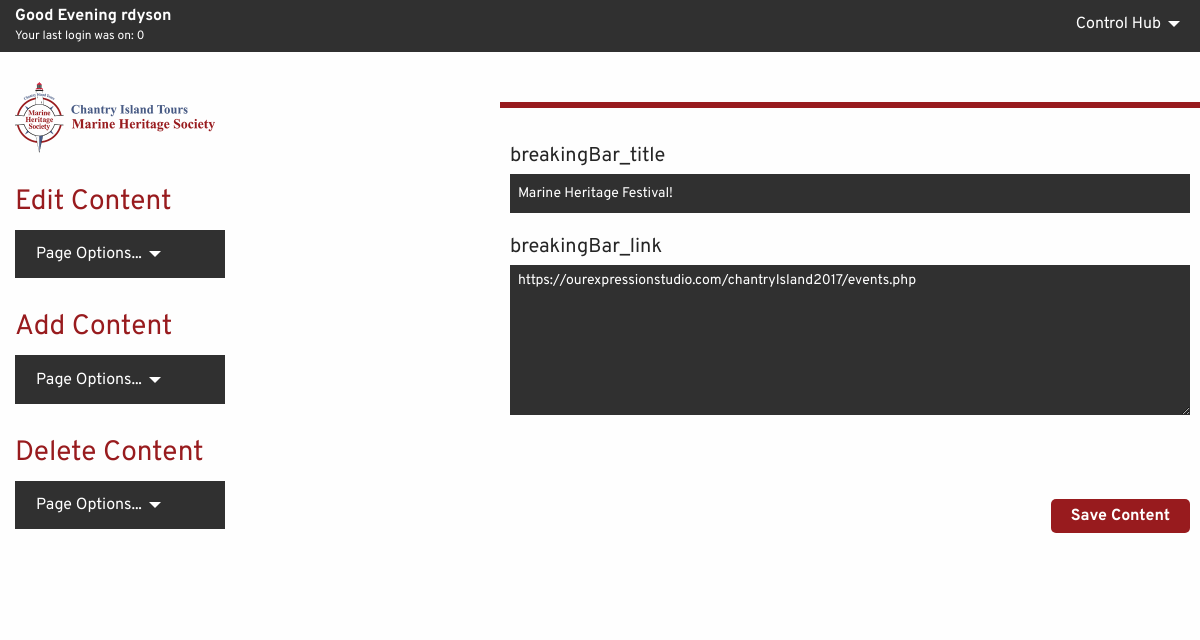
/admin/admin_index.php?tbl=tbl_breakingBar&col=breakingBar_id&id=1 (signed in), run on the app's committed database.
### tables this page shows
CREATE TABLE tbl_breakingBar (
  breakingBar_id tinyint(3) unsigned NOT NULL,
  breakingBar_title varchar(100) NOT NULL,
  breakingBar_link text NOT NULL
);

### admin/phpscripts/read.php (called while the page is built, shortened)
<?php
	function getSingle($tbl, $col, $id) {
		require_once('connect.php');
		$querySingle = "SELECT * FROM {$tbl} WHERE {$col}={$id}";
		$runSingle = mysqli_query($link, $querySingle);
		if($runSingle){
			return $runSingle;
		}else{
			$error =  "There was an error accessing this information.  Please contact your admin.";
			return $error;
		}
	}
?>

### admin/phpscripts/single_edit_form.php (the view, shortened to what this page needs)
<?php
	 function single_edit($tbl,$col,$id) {
	 	$result = getSingle($tbl, $col, $id);
	 	$getResult = mysqli_fetch_array($result);
	 	echo "<form action=\"phpscripts/edit.php\" method=\"post\">";
	 	for($i=0; $i<mysqli_num_fields($result); $i++) {
	 		$dataType = mysqli_fetch_field_direct($result,$i);
	 		$fieldName = $dataType->name;
	 		$fieldType = $dataType->type;
	 		if($fieldName != $col) {
	 			echo "<label class=\"editAllLabel\">{$fieldName}</label>";
	 			if($fieldType != 252) {
	 				if($fieldName != "stats_icon") {
	 					echo "<input class=\"editAllInput\" type=\"text\" name=\"{$fieldName}\" value=\"{$getResult[$i]}\">";
	 				}else{
	 					echo "<input hidden class=\"editAllInput\" type=\"text\" name=\"{$fieldName}\" value=\"{$getResult[$i]}\">";
	 				}
	 			}else{
	 				echo "<textarea class=\"editAlltextarea\" name=\"$fieldName\">{$getResult[$i]}</textarea><br><br>";
	 			}
	 		}
	 	}
	 	echo "<input class=\"editAllSubmit\" type=\"submit\" value=\"Save Content\">";
	 	echo "</form>";
	 }
?>

### admin/css/admin.css (style rules this page uses)
.editAllLabel { color: #252525; font-family: 'Overpass', Arial, Times, Serif; font-weight: 400; font-size: 1.25em; }
.editAllInput { background-color: #303030; border: none; box-shadow: none; color: #fff; font-family: 'Overpass', Arial, Times, Serif; font-weight: 400; font-size: .875em; }
.editAlltextarea { background-color: #303030; border: none; box-shadow: none; color: #fff; font-family: 'Overpass', Arial, Times, Serif; font-weight: 400; font-size: .875em; height: 150px; }
.editAllSubmit { border: none; color: #fff; font-family: 'Overpass', Arial, Times, Serif; font-weight: 700; font-size: 1em; background-color: #981b1e; padding: 8px 20px; border-radius: 5px; cursor: pointer; transition: .3s ease-in-out all; margin-top: 20px; float: right; }

### data on the page
tbl_breakingbar: breakingBar_title "Marine Heritage Festival!", breakingBar_link "https://ourexpressionstudio.com/chantryIsland2017/events.php"

### other printed values
$_SESSION['users_name'] "rdyson"
$_SESSION['users_lastlogin'] "0"
$fieldName "breakingBar_title"
$fieldName "breakingBar_link"
